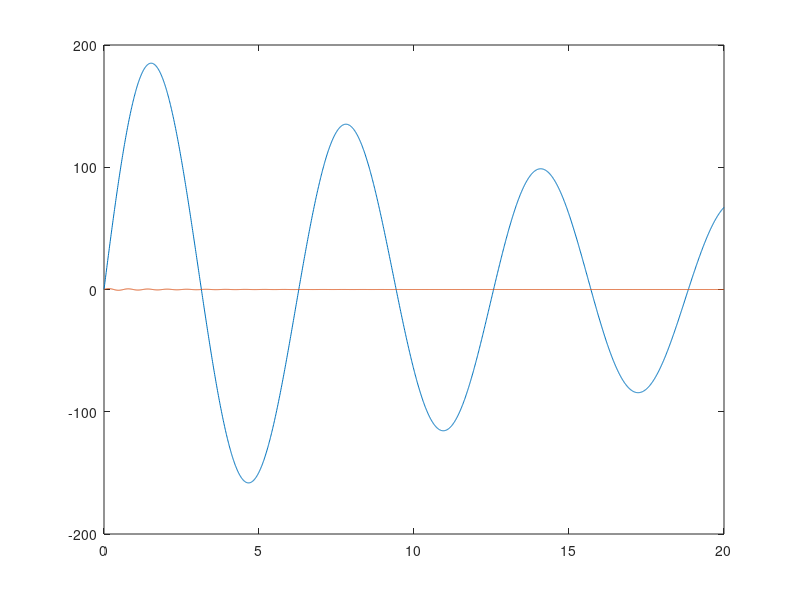

Write the MATLAB code that produced this figure. (Note: this script raises an error after producing the figure.)
clc, clear all;
x  = 0:0.01:20; 
y1 = 200*exp(-0.05*x).*sin(x); 
y2 = 0.8*exp(-0.5*x).*sin(10*x); 
plot(x,y1,x,y2)
yyaxis right
yyaxis left
title('Plots of y1 and y2')
xlabel('X Values')
ylabel('Y Values')
